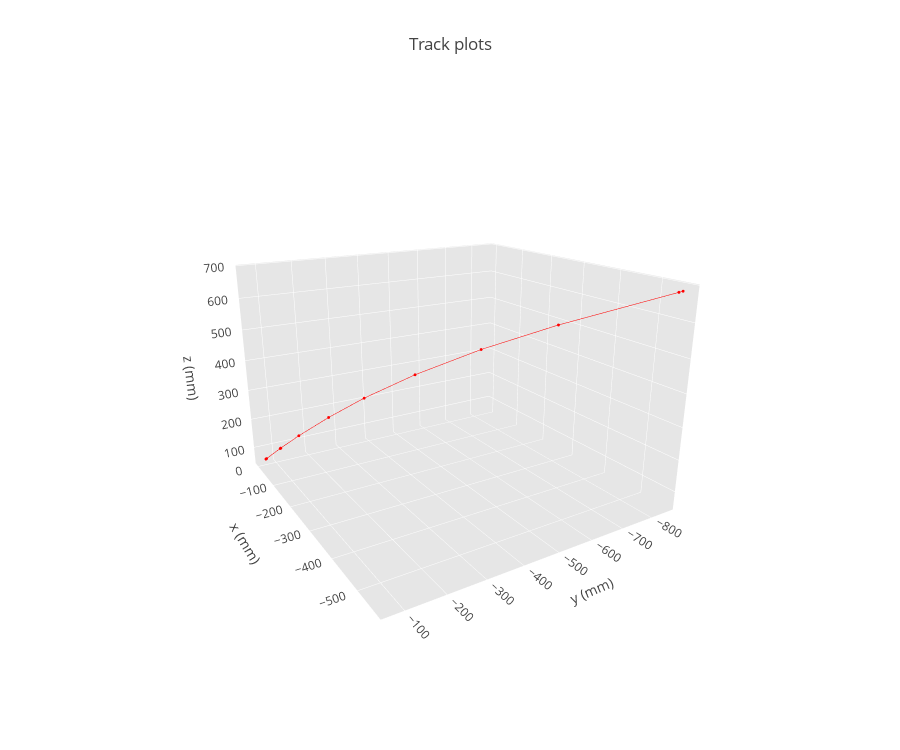

Notebook code for this chart:
### Markdown cell above
### Ploting dataframe of tracks

**Default data:** A dataframe with one track perline and just 6 hit information

### Code cell
track_plot(tracks_real_sort)

### Figure 1 — Plotly figure (JSON) as saved in the notebook; plotly's stock layout.template omitted (floating-point values rounded to 4 significant figures)
{"data": [{"line": {"color": "red", "width": 1}, "marker": {"color": "red", "size": 1}, "type": "scatter3d", "uid": "83f3dc99-381e-4618-885b-42d97f07fa24", "x": [0.7034, 0.7448, 0.2659, 0.1868, -4.131, -19.28, -48.38, -108.8, -209.3, -343.6, -561.3, -554.4, null, null, null, null, null, null, null], "y": [-71.08, -72.93, -115.5, -117.4, -172.8, -261.0, -360.4, -488.3, -626.0, -744.7, -853.3, -851.1, null, null, null, null, null, null, null], "z": [61.58, 62.69, 88.15, 89.33, 122.4, 175.7, 237.9, 322.8, 425.7, 534.3, 682.8, 678.4, null, null, null, null, null, null, null]}], "layout": {"autosize": false, "height": 750, "scene": {"aspectmode": "manual", "aspectratio": {"x": 1, "y": 1, "z": 0.7}, "camera": {"eye": {"x": -1.743, "y": 1.071, "z": 0.71}, "up": {"x": 0, "y": 0, "z": 1}}, "xaxis": {"backgroundcolor": "rgb(230, 230,230)", "gridcolor": "rgb(255, 255, 255)", "showbackground": true, "title": {"text": "x (mm)"}, "zerolinecolor": "rgb(255, 255, 255)"}, "yaxis": {"backgroundcolor": "rgb(230, 230,230)", "gridcolor": "rgb(255, 255, 255)", "showbackground": true, "title": {"text": "y (mm)"}, "zerolinecolor": "rgb(255, 255, 255)"}, "zaxis": {"backgroundcolor": "rgb(230, 230,230)", "gridcolor": "rgb(255, 255, 255)", "showbackground": true, "title": {"text": "z (mm)"}, "zerolinecolor": "rgb(255, 255, 255)"}}, "title": {"text": "Track plots"}, "width": 900}}
